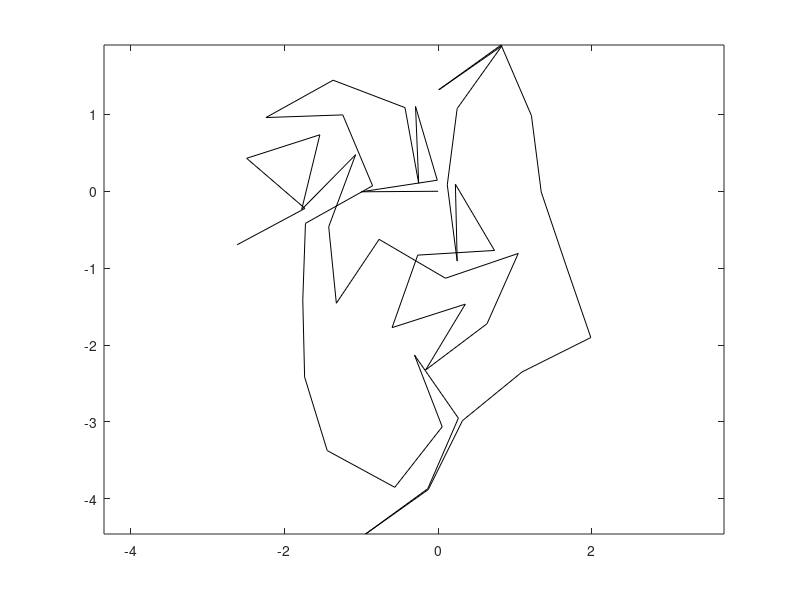

The MATLAB source for this figure:
function AntSimulation

rng('shuffle');

% get some initial starting positions
MaxSteps = 50;
OldPos=[0,0];
OldHeading=0;
AntPos(1,:)=[0 0];

% set the step length
StepSize=1;

for t=1:MaxSteps
    % sense
    Senses=0; % not currently sensing anything
    % Move as a random walk
    NewPos=MoveAntRandom(OldPos,StepSize,Senses);

    % Move as a correlated random walk
%     [NewPos,NewHeading]=MoveAntCorr(OldPos,OldHeading,StepSize);

    % put the positions in a matrix for plotting 
    AntPos=[AntPos;NewPos];
    plot(AntPos(:,1),AntPos(:,2),'k')
    axis equal
    OldPos=NewPos;
%     OldHeading=NewHeading;
    
end

% random walk, various options
% senses isn't used
function[NewPos]=MoveAntRandom(OldPos,StepSize,Senses)

% % random walk with DELIBERATE BUG
% rand_step=rand(1,2);

% % circular random walk of non-fixed length
% rand_step=rand(1,2)-0.5;

% circular random work of length step-size
[randx,randy]=pol2cart(rand*2*pi,StepSize);
rand_step=[randx,randy];

% update the new position
NewPos=OldPos+rand_step;

% correlated random walk
function[NewPos,NewHeading]=MoveAntCorr(OldPos,OldHeading, StepSize)

% add a random direction to the old heading
NewHeading=OldHeading+2*(rand-0.5);

% get this as a cartesian vector of length Stepsize
[randx,randy]=pol2cart(NewHeading,StepSize);
rand_step=[randx,randy];
NewPos=OldPos+rand_step;

